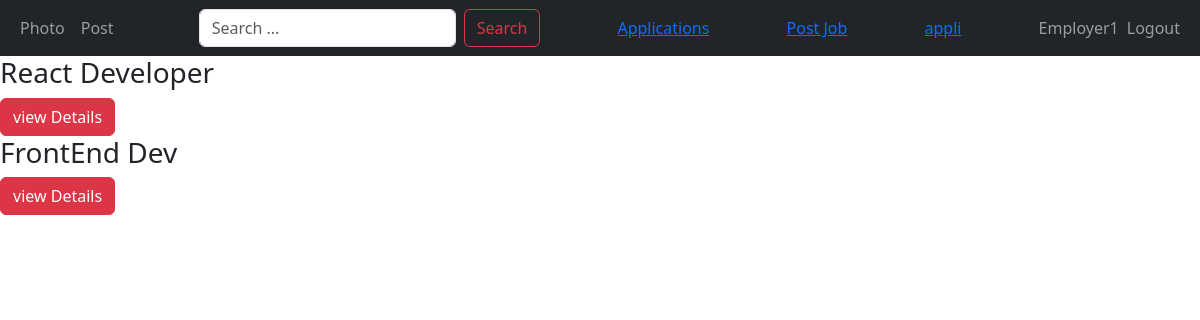
The app's page /frontend-development (signed in), older data.
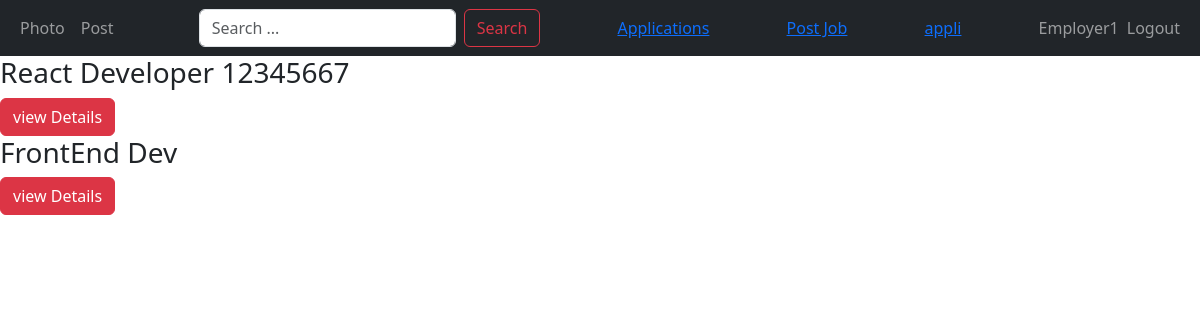
The same page, newer data.
### job/models.py (models this page shows, shortened)
class Job(models.Model):
    positions = (
        ("junior", "junior"),
        ("intermediate", "intermediate"),
        ("senior", "senior"),
        ("expart", "expart"),
    )
    contaract_types = (
        ("remote", "remote"),
        ("part-time", "part-time"),
        ("full-time", "full-time"),
        ("negotiations", "negotiations"),
    )
    employer = models.ForeignKey(
        Employer, on_delete=models.CASCADE, related_name="jobs"
    )
    job_category = models.ForeignKey(
        Category,
        related_name="jobs",
        on_delete=models.CASCADE,
    )
    job_title = models.CharField(
        max_length=200,
    )
    slug = models.CharField(max_length=200, null=True)
    job_location = models.CharField(max_length=200)
    contract_type = models.CharField(max_length=200, choices=contaract_types)
    position = models.CharField(max_length=200, choices=positions)
    job_description = models.TextField()
    created_at = models.DateTimeField(
        auto_now_add=True,
        null=True,
    )
    updated_at = models.DateTimeField(auto_now=True, null=True)

### job/views.py (the view)
# urls.py: path("<slug:slug>", views.job_category_detail, name="job_category_detail"),
def job_category_detail(request, slug):
    category = get_object_or_404(Category, slug=slug)
    job = category.jobs.all()
    return render(
        request, "job/job_category_detail.html", {
            "category": category, "job": job}
    )

### templates/job/job_category_detail.html (shortened to what this page needs)
{% extends "core/base.html" %}
{% block title%}{{job.job_category.title}} Details{%endblock%} {% load
crispy_forms_tags %}
{% block content %}
{% for i in job %}
<h3>{{i.job_title}}</h3>
<a
  class="btn btn-danger"
  href="{% url 'job_detail' i.job_category.slug i.slug %}"
  >view Details</a
>
 {%endfor %}{% endblock %}

Row changes from the older to the newer data that the page shows:
changed Job: job_title "React Developer" → "React Developer 12345667"
